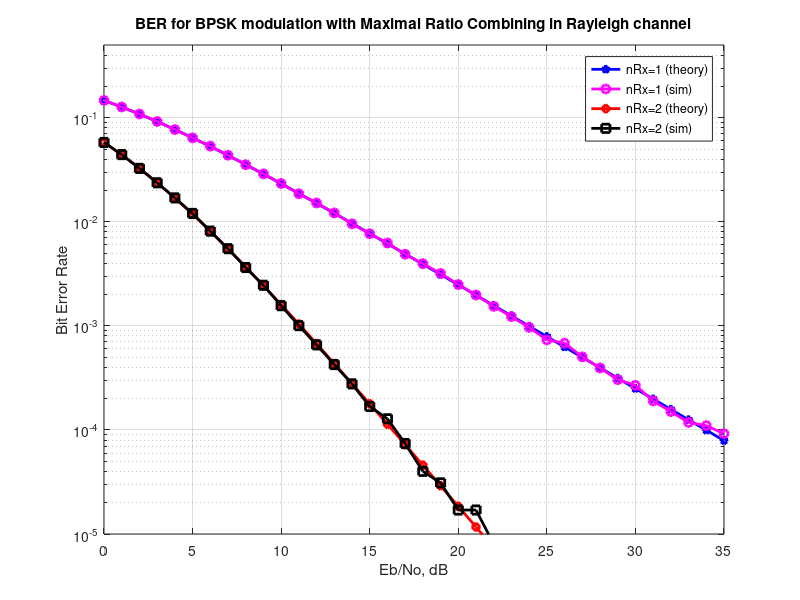

Write MATLAB code to recreate this figure.
function BERRayFadingChannel_MRC()
% Script for computing the BER for BPSK modulation in a
% Rayleigh fading channel with Maximal Ratio Combining

clear
N = 10^6; % number of bits or symbols

% Transmitter
ip = rand(1,N)>0.5; % generating 0,1 with equal probability
s = 2*ip-1; % BPSK modulation 0 -> -1; 1 -> 0

nRx =  [1 2];
Eb_N0_dB = [0:35]; % multiple Eb/N0 values

for jj = 1:length(nRx)

    for ii = 1:length(Eb_N0_dB)

        n = 1/sqrt(2)*[randn(nRx(jj),N) + j*randn(nRx(jj),N)]; % white gaussian noise, 0dB variance
        h = 1/sqrt(2)*[randn(nRx(jj),N) + j*randn(nRx(jj),N)]; % Rayleigh channel

        % Channel and noise Noise addition
        sD = kron(ones(nRx(jj),1),s);
        y = h.*sD + 10^(-Eb_N0_dB(ii)/20)*n;

        % equalization maximal ratio combining 
        yHat =  sum(conj(h).*y,1)./sum(h.*conj(h),1); 

        % receiver - hard decision decoding
        ipHat = real(yHat)>0;

        % counting the errors
        nErr(jj,ii) = size(find([ip- ipHat]),2);

    end

end

simBer = nErr/N; % simulated ber
EbN0Lin = 10.^(Eb_N0_dB/10);
theoryBer_nRx1 = 0.5.*(1-1*(1+1./EbN0Lin).^(-0.5)); 
p = 1/2 - 1/2*(1+1./EbN0Lin).^(-1/2);
theoryBer_nRx2 = p.^2.*(1+2*(1-p)); 
% 
% close all
figure
semilogy(Eb_N0_dB,theoryBer_nRx1,'bp-','LineWidth',2);
hold on
semilogy(Eb_N0_dB,simBer(1,:),'mo-','LineWidth',2);
semilogy(Eb_N0_dB,theoryBer_nRx2,'rd-','LineWidth',2);
semilogy(Eb_N0_dB,simBer(2,:),'ks-','LineWidth',2);
axis([0 35 10^-5 0.5])
grid on
legend('nRx=1 (theory)', 'nRx=1 (sim)', 'nRx=2 (theory)', 'nRx=2 (sim)');
xlabel('Eb/No, dB');
ylabel('Bit Error Rate');
title('BER for BPSK modulation with Maximal Ratio Combining in Rayleigh channel');